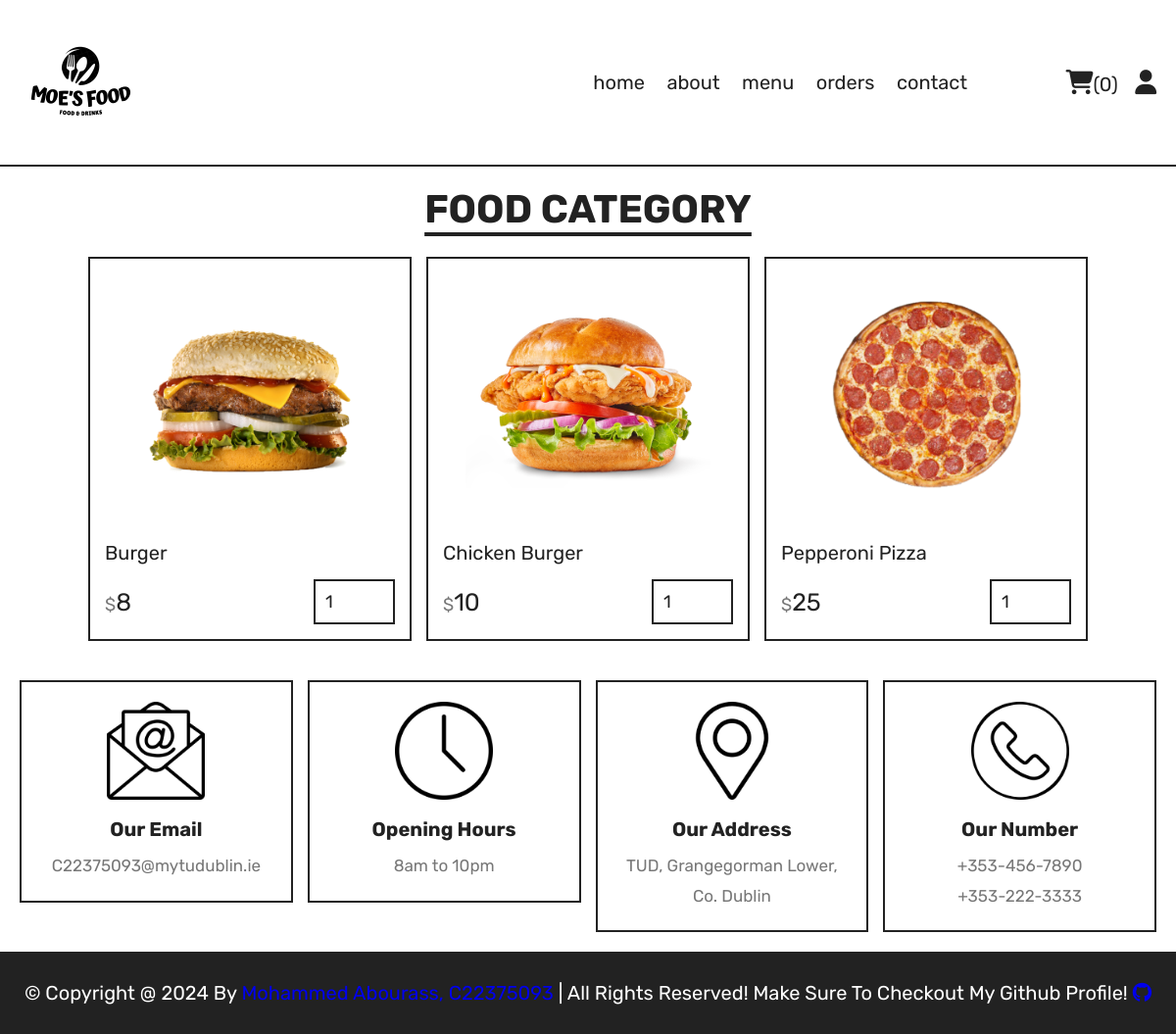
/category.php?category=fast food, run on the app's committed database.
### tables this page shows
CREATE TABLE `products` (
  `id` int(100) NOT NULL,
  `name` varchar(100) NOT NULL,
  `category` varchar(100) NOT NULL,
  `price` int(10) NOT NULL,
  `image` varchar(100) NOT NULL
);

### category.php (the view, shortened to what this page needs)
<?php
include 'components/connect.php';
?>
<!DOCTYPE html>
<html lang="en">
<head>
   <link rel="stylesheet" href="https://cdnjs.cloudflare.com/ajax/libs/font-awesome/6.1.1/css/all.min.css">
   <link rel="stylesheet" href="css/style.css">
</head>
<body>
<?php include 'components/user_header.php'; ?>
<section class="products">
   <h1 class="title">food category</h1>
   <div class="box-container">
      <?php
         $category = $_GET['category'];
         $select_products = $conn->prepare("SELECT * FROM `products` WHERE category = ?");
         $select_products->execute([$category]);
         if($select_products->rowCount() > 0){
            while($fetch_products = $select_products->fetch(PDO::FETCH_ASSOC)){
      ?>
      <form action="" method="post" class="box">
         <img src="uploaded_img/<?= $fetch_products['image']; ?>" alt="">
         <div class="name"><?= $fetch_products['name']; ?></div>
         <div class="flex">
            <div class="price"><span>$</span><?= $fetch_products['price']; ?></div>
            <input type="number" name="qty" class="qty" min="1" max="99" value="1" maxlength="2">
         </div>
      </form>
      <?php
            }
         }else{
            echo '<p class="empty">no products added yet!</p>';
         }
      ?>
   </div>
</section>
<?php include 'components/footer.php'; ?>
</body>
</html>

### css/style.css (style rules this page uses)
:root { --yellow:#fed330; --red:#e74c3c; --white:#fff; --black:#222; --light-color:#777; --border:.2rem solid var(--black); }
* { font-family: 'Rubik', sans-serif; margin:0; padding:0; box-sizing: border-box; outline: none; border: none; text-decoration: none; }
html { font-size: 62.5%; overflow-x: hidden; scroll-behavior: smooth; stop-opacity: 7rem; }
section { margin:0 auto; max-width: 1200px; padding:2rem; }
.title { text-align: center; margin-bottom: 2.5rem; font-size: 4rem; color:var(--black); text-transform: uppercase; text-decoration: underline; text-underline-offset: 1rem; }
.products .box-container { display: grid; grid-template-columns: repeat(auto-fit, 33rem); justify-content: center; align-items: flex-start; gap:1.5rem; }
.products .box-container .box { border:var(--border); padding:1.5rem; position: relative; overflow: hidden; }
.products .box-container .box img { height: 25rem; width: 100%; object-fit: contain; margin-bottom: 1rem; }
.products .box-container .box .name { font-size: 2rem; color:var(--black); margin:1rem 0; }
.products .box-container .box .flex { display: flex; align-items: center; gap:1rem; margin-top: 1.5rem; }
.products .box-container .box .flex .price { margin-right: auto; font-size: 2.5rem; color:var(--black); }
.products .box-container .box .flex .price span { color:var(--light-color); font-size: 1.8rem; }
.products .box-container .box .flex .qty { padding:1rem; border:var(--border); font-size: 1.8rem; color:var(--black); }

### data on the page
products: image (picture), name "Burger", price "8"
products: image (picture), name "Chicken Burger", price "10"
products: image (picture), name "Pepperoni Pizza", price "25"

### other printed values
$total_cart_items "0"
